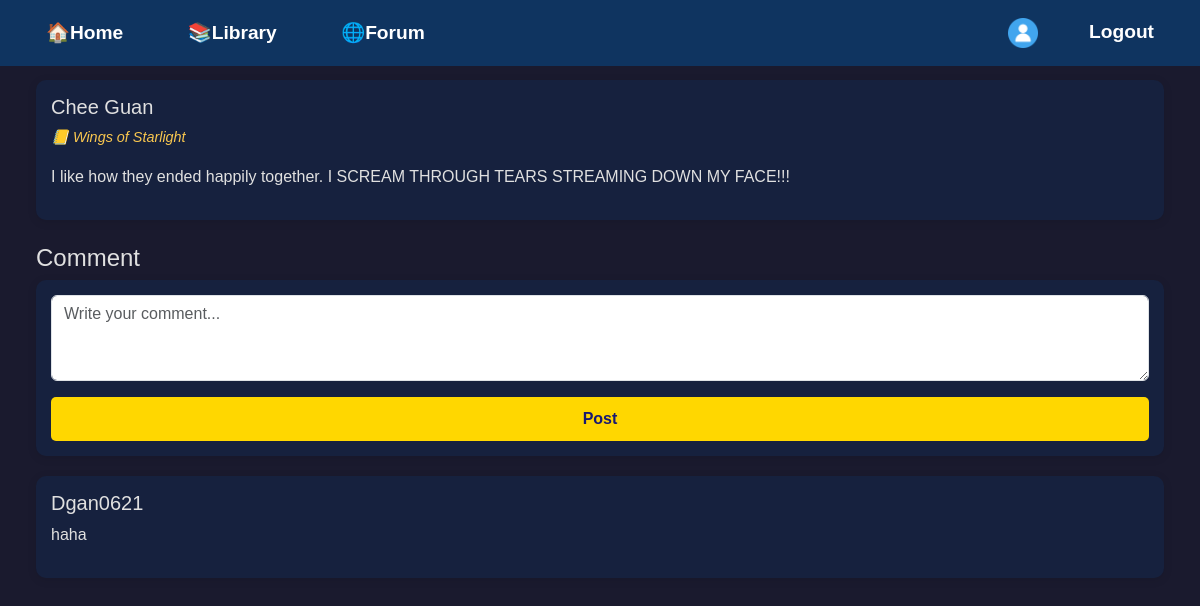
Screenshot of /comment.php?forum_id=11 (signed in) with the database file from the repository.
### tables this page shows
CREATE TABLE `forum` (
  `forum_id` int NOT NULL,
  `username` varchar(50) NOT NULL,
  `title` varchar(255) NOT NULL,
  `content` text NOT NULL,
  `created_at` timestamp NULL DEFAULT CURRENT_TIMESTAMP
);

CREATE TABLE `comments` (
  `comment_id` int NOT NULL,
  `forum_id` int DEFAULT NULL,
  `username` varchar(255) DEFAULT NULL,
  `content` text,
  `created_at` datetime DEFAULT CURRENT_TIMESTAMP
);

### comment.php (the view, shortened to what this page needs)
<?php
$isLoggedIn = isset($_SESSION['username']);
$isAdmin = isset($_SESSION['admin_id']);
require 'config.php';
$id = $_GET['forum_id'];
$user = $conn->query("SELECT * FROM forum WHERE forum_id = $id")->fetch_assoc();
?>
<!DOCTYPE html>
<html lang="en">
<head>
    <link href="https://cdn.jsdelivr.net/npm/bootstrap@5.3.0/dist/css/bootstrap.min.css" rel="stylesheet">
</head>
<body>
<nav class="navbar navbar-dark bg-dark px-3 fixed-top">
    <div>
            <a href="index.php">🏠Home</a>
            <a href="library.php">📚Library</a>
            <a href="forum.php">🌐Forum</a>
    </div>
    <div>
        <?php if ($isAdmin): ?>
            <a href="logout.php" class="text-white text-decoration-none ms-3">Logout</a>
        <?php elseif ($isLoggedIn): ?>
            <a href="user-profile.php">
                <img class="user-icon" src="images/user-icon.png" alt="User Icon" style="height: 30px;">
            </a>
            <a href="logout.php" class="text-white text-decoration-none ms-3">Logout</a>
        <?php else: ?>
            <a href="login.php" class="text-white text-decoration-none">Login</a>
        <?php endif; ?>
    </div>
</nav>
    <div class="post-box" style="margin-top: 80px;">
        <div class="d-flex justify-content-between">
        <h5><?= $user['username']; ?></h5>
        </div>
        <p class="book-title">📒 <?= $user['title'] ?></p>
            <p><?= $user['content'] ?></p>
    </div>
    <h4 class="mt-4">Comment</h4>
        <div class="post-box">
        <form method="POST">
            <div class="mb-3">
                <textarea name="content" class="form-control" rows="3" placeholder="Write your comment..." required></textarea>
            </div>
            <button type="submit" class="btn btn-primary w-100">Post</button>
        </form>
        </div>
        <?php
        $result = $conn->query("SELECT * FROM comments where forum_id = $id ORDER BY created_at DESC");
        while ($row = $result->fetch_assoc()):
        ?>
        <div class="post-box" id="post<?= $row['comment_id'] ?>">
            <div class="d-flex justify-content-between">
            <h5><?= $row['username']; ?></h5>
            </div>
            <p><?= $row['content'] ?></p>
        </div>
        <?php endwhile; ?>
</body>
</html>

### comment.php (style rules this page uses)
body { background-color: #1a1a2e; color: #e0e0e0; font-family: 'Poppins', sans-serif; margin: 3%; }
.navbar { position: fixed; top: 0; background-color: #0f3460 !important; width: 100%; }
.navbar a { color: white; font-weight: bold; text-decoration: none; }
.post-box { background-color: #16213e; padding: 15px; border-radius: 10px; box-shadow: 0px 2px 10px rgba(0, 0, 0, 0.1); margin-bottom: 20px; }
.book-title { font-size: 0.9rem; font-style: italic; color: #f9c74f; }
.post-box form button { background-color: #FFD700; color: #191970; padding: 10px 20px; text-decoration: none; border-radius: 5px; font-weight: bold; cursor: pointer; border: none; }
@media (min-width: 0px) { nav { height: 53px; } }
@media (min-width: 0px) { nav a { margin-right: 7px; margin-left: 7px; } }
@media (min-width: 470px) { nav { height: 58px; } }
@media (min-width: 470px) { nav a { margin-right: 18px; margin-left: 18px; font-size: large; } }
@media (min-width: 760px) { nav { height: 66px; padding: 10px; } }
@media (min-width: 760px) { nav a { margin-right: 30px; margin-left: 30px; font-size: larger } }

### rows the page displays
forum: username "Chee Guan", title "Wings of Starlight", content "I like how they ended happily together. I SCREAM THROUGH TEARS STREAMING DOWN MY FACE!!!"
comments: username "Dgan0621", content "haha"
